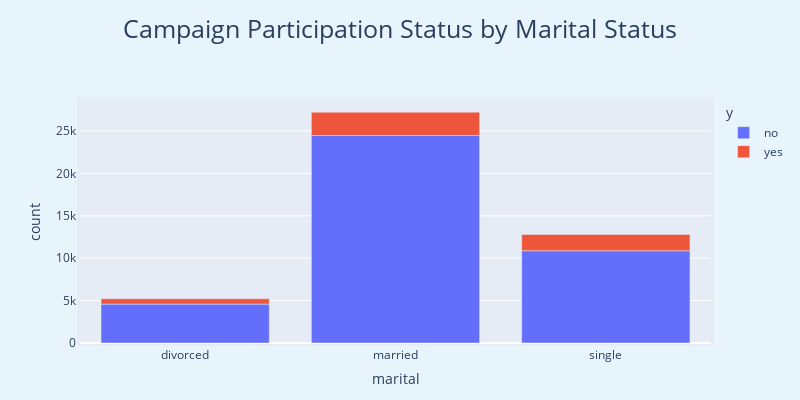

The notebook cell saved with this chart:
### Code cell
target_vs_marital = data.groupby(["marital", "y"]).size().reset_index(name = "count")

fig = px.bar(target_vs_marital, x = "marital", y = "count", color = "y", title = "Campaign Participation Status by Marital Status")

fig.update_layout(
    title_font = dict(size=25),
    title_x = 0.5,
    title_y = 0.95,
    width =800,
    height = 400,
    margin = dict(l = 30,
                r = 80,
                b = 30,
                t = 100, 
                pad = 3),
    paper_bgcolor = "#e8f4fc",
)

# Grafiği göster
fig.show()

### Figure 1 — Plotly figure (JSON) as saved in the notebook; plotly's stock layout.template omitted (floating-point values rounded to 4 significant figures)
{"data": [{"alignmentgroup": "True", "hovertemplate": "y=no<br>marital=%{x}<br>count=%{y}<extra></extra>", "legendgroup": "no", "marker": {"color": "#636efa", "pattern": {"shape": ""}}, "name": "no", "offsetgroup": "no", "orientation": "v", "showlegend": true, "textposition": "auto", "type": "bar", "x": ["divorced", "married", "single"], "xaxis": "x", "y": [4585, 24459, 10878], "yaxis": "y"}, {"alignmentgroup": "True", "hovertemplate": "y=yes<br>marital=%{x}<br>count=%{y}<extra></extra>", "legendgroup": "yes", "marker": {"color": "#EF553B", "pattern": {"shape": ""}}, "name": "yes", "offsetgroup": "yes", "orientation": "v", "showlegend": true, "textposition": "auto", "type": "bar", "visible": true, "x": ["divorced", "married", "single"], "xaxis": "x", "y": [622, 2755, 1912], "yaxis": "y"}], "layout": {"barmode": "relative", "height": 400, "legend": {"title": {"text": "y"}, "tracegroupgap": 0}, "margin": {"b": 30, "l": 80, "pad": 3, "r": 80, "t": 100}, "paper_bgcolor": "#e8f4fc", "title": {"font": {"size": 25}, "text": "Campaign Participation Status by Marital Status", "x": 0.5, "y": 0.95}, "width": 800, "xaxis": {"anchor": "y", "autorange": true, "domain": [0, 1], "range": [-0.5, 2.5], "title": {"text": "marital"}, "type": "category"}, "yaxis": {"anchor": "x", "autorange": true, "domain": [0, 1], "range": [0, 28650.0], "title": {"text": "count"}, "type": "linear"}}}
